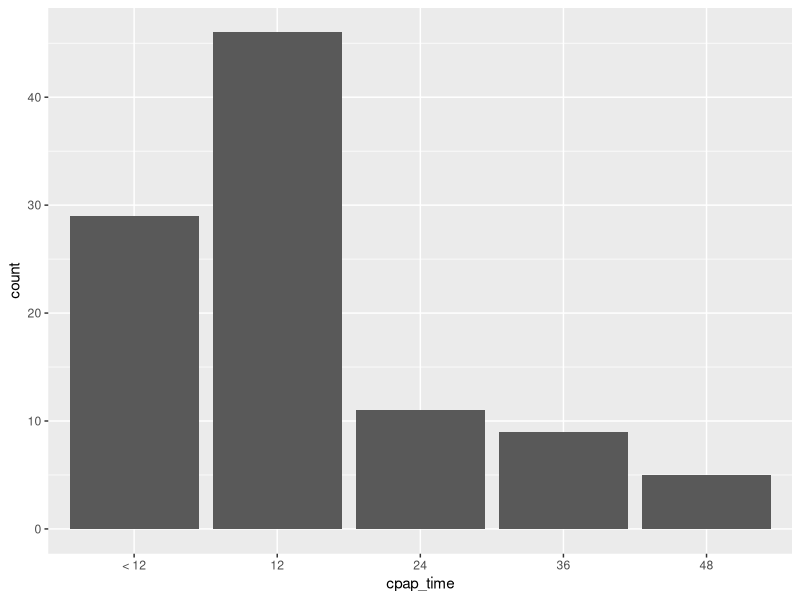
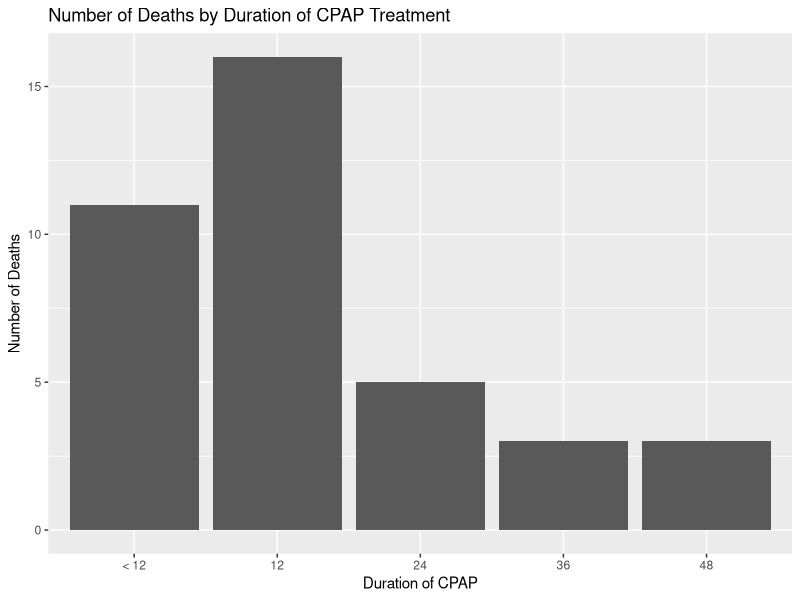

Recreate these plots in R, in order.
library(tidyverse)

# generate empty matrix:

dt <- 
  as.data.frame(matrix(nrow = 100, ncol = 12))


dt <- as_tibble(dt)

# rename columns:

dt <- 
  dt %>% 
  rename(pt_id = "V1")

dt <- 
  dt %>% 
  rename(x_at_0 = "V2",
         x_at_12 = "V3",
         elig_at_12 = "V4",
         R_at_12 = "V5",
         x_at_24 = "V6",
         elig_at_24 = "V7",
         R_at_24 = "V8",
         x_at_36 = "V9",
         elig_at_36 = "V10",
         R_at_36 = "V11",
         x_at_48 = "V12")

# fill patient IDs:

dt <- 
  dt %>% 
  mutate(pt_id = 1:100)

# make all patients on cpap at x = 0:

dt <- 
  dt %>% 
  mutate(x_at_0 = 0)

# make x_at_12 

dt <- 
  dt %>% 
  mutate(x_at_12 = 
           sample(0:2, 
                  # 0 = cpap
                  # 1 = IMV
                  # 2 = simple O2
                  prob = c(0.9, 0.25, 0.25), 
                  size = length(pt_id), 
                  replace = T))


# eligible for randomisation if on cpap at x_at_12

dt <- 
  dt %>% 
  mutate(elig_at_12 = if_else(x_at_12 == 0, T, F))


# if eligible = T, generate random nudge for next 12 hour period (1:1)

dt <- 
  dt %>% 
  mutate(R_at_12 = 
           ifelse(elig_at_12 == T, 
                  sample(0:1, size = sum(elig_at_12 == T), replace = T), 
                  NA))

# x_at_24 is determined by:
# 1. Does the nudge encourage action, or change the patient's current state i.e. nudge to IMV?
# 2. Does the clinician comply with the recommended nudge?
# 3. Does the patient state change irrespective of the nudge?
# 3. a. CPAP -> IMV (deterioration)
# 3. b. CPAP -> O (improvement)

# apply a series of assumptions:

# 1. That during the next 12 hour period, 10% of patients will deteriorate and require IMV
# 2. That 10% will improve and move to O
# 3. That clinicians will comply with the direction of the nudge 50% of the time (unobserved)

# first generate the patient state at 24 hours based on what would have happened if the clinician 
# had not intervened.  Then change the results to incorporate the proportion which would have had their
# state changed by the clinician following the nudge.

# Note - the timings are difficult here because the patient may change state independently before the
# clinician has an opportunity to act on the nudge.


# or maybe first consider the immediate result of the nudge which is where it requests positive action
# i.e. 0 -> 1, then the clinician must decide whether to comply or not.  This probably works better
# because the clinician has the first opportunity to apply the nudge or not and then a selection of the
# patients will deteriorate or get better following that.

# so first take all the pts where R_at_12 == 1 i.e. nudged to IMV.  
# assume 50% of these nudges will be complied with, therefore x_at_24 == 1:

dt <- 
  dt %>% 
  mutate(x_at_24 = 
           ifelse(R_at_12 == 1, 
                  sample(0:1, prob = c(0.5, 0.5), size = length(R_at_12 == 1), replace = T), 
                  NA))

# so pts eligible at x_12 have been randomised, then those randomised to 1, 50% go on to receive IMV due to the action 
# from the clinician.

# of those that were randomised to cpap AND those that were randomised to IMV but where the clinician ignored the nudge
# and they continued on cpap, a proportion will deteriorate, a proportion will improve, and the rest will stay the same 
# until the next review point.

# therefore the next step is to take the 50% where the nudge to IMV was not complied with and apply those proportions
# similarly, the same process needs to be done for the pts randomised to continue with cpap (R_at_12 == 0).

dt_1 <- 
  dt %>% 
  filter(R_at_12 == 1 & x_at_24 == 0) %>% # select the patients randomised to IMV where the clinician disregarded the nudge
  mutate(x_at_24 = sample(0:2, prob = c(0.8, 0.1, 0.1), size = length(x_at_24), replace = T)) %>%  # replace x_at_24 with a random
# outcome based on 80% likelihood of continuing cpap, 10% chance of deteriorating to IMV and 10% chance of improving to O.
  select(pt_id, x_at_24)

# join back to main table:

dt <- 
  dt %>% 
  left_join(dt_1, by = "pt_id")

# reduce down to a single x_at_24 column keeping the original 1s where the nudge was complied and replacing the non-compliers
# with the values from dt_1

dt <- 
  dt %>% 
  mutate(x_at_24.x = ifelse(R_at_12 == 1 & x_at_24.x == 0, x_at_24.y, x_at_24.x)) %>% 
  select(-x_at_24.y)

dt <- 
  dt %>% 
  rename(x_at_24 = "x_at_24.x")

# then apply the same logic to cases where patients were randomised to 0.
# the same conditions apply, either the clinician complies with nudge (continues cpap) or not (starts IMV)
# AND for the patients where the nudge is complied with the same probabilities can be applied for either deteriorating or
# improving or staying the same (10,10,80%).

# for now, keep the probability of nudge compliance the same (50%) although in reality there is likely to be a higher 
# probability of compliance with this end of the nudge as it is easier to continue CPAP and observe than it is to start IMV

# in reality, as we have discussed, this clinical decision is a continuous probability over the course of the entire shift,
# punctuated by moments where it is crystalised and expressed as decisions, on ward rounds for example.

# so take the pts randomised to 0 and apply the same 50:50 weighting to whether the nudge is complied with or not:

dt <- 
  dt %>% 
  mutate(x_at_24 = 
           ifelse(R_at_12 == 0, 
                  sample(0:1, prob = c(0.5, 0.5), size = length(R_at_12 == 0), replace = T), 
                  x_at_24))

# now take those who were randomised to 0, nudge complied with (x_at_24 currently == 0) and apply the same spectrum of 
# probabilities to "natural" change in state:

dt_1 <- 
  dt %>% 
  filter(R_at_12 == 0 & x_at_24 == 0) %>% # randomised to 0 and nudge complied with
  mutate(x_at_24 = sample(0:2, prob = c(0.8, 0.1, 0.1), size = length(x_at_24), replace = T)) %>%
  # 80% continue on CPAP
  # 10% improve to O
  # 10% deteriorate and receive IMV (even though the nudge was complied with initially)
  select(pt_id, x_at_24)

dt <- 
  dt %>% 
  left_join(dt_1, by = "pt_id")


dt <- 
  dt %>% 
  mutate(x_at_24.x = ifelse(R_at_12 == 0 & x_at_24.x == 0, x_at_24.y, x_at_24.x)) %>% 
  select(-x_at_24.y)

dt <- 
  dt %>% 
  rename(x_at_24 = "x_at_24.x")





# ======================================================================================================================= #
# ======================================================================================================================= #





# next chunk, eligibility at 24 hour randomisation point

# drop rows where eligible for randomisation at 12 hours == F i.e. patients have exited the study

dt2 <- 
  dt %>% 
  filter(elig_at_12 == T)

# eligible for randomisation if on cpap at x_at_24

dt2 <- 
  dt2 %>% 
  mutate(elig_at_24 = if_else(x_at_24 == 0, T, F))

# if eligible = T, generate random nudge for next 12 hour period (1:1)

dt2 <- 
  dt2 %>% 
  mutate(R_at_24 = 
           ifelse(elig_at_24 == T, 
                  sample(0:1, size = sum(elig_at_12 == T), replace = T), 
                  NA))
         
         

# again, assume a 50% compliance with the nudge and repeat the same processes for the IMV group first:

dt2 <- 
  dt2 %>% 
  mutate(x_at_36 = 
           ifelse(R_at_24 == 1, 
                  sample(0:1, prob = c(0.5, 0.5), size = length(R_at_24 == 1), replace = T), 
                  NA))

dt_1 <- 
  dt2 %>% 
  filter(R_at_24 == 1 & x_at_36 == 0) %>% # select the patients randomised to IMV where the clinician disregarded the nudge
  mutate(x_at_36 = sample(0:2, prob = c(0.8, 0.1, 0.1), size = length(x_at_36), replace = T)) %>%  # replace x_at_24 with a random
  # outcome based on 80% likelihood of continuing cpap, 10% chance of deteriorating to IMV and 10% chance of improving to O.
  select(pt_id, x_at_36)

dt2 <- 
  dt2 %>% 
  left_join(dt_1, by = "pt_id")

# reduce down to a single x_at_24 column keeping the original 1s where the nudge was complied and replacing the non-compliers
# with the values from dt_1

dt2 <- 
  dt2 %>% 
  mutate(x_at_36.x = ifelse(R_at_24 == 1 & x_at_36.x == 0, x_at_36.y, x_at_36.x)) %>% 
  select(-x_at_36.y)

dt2 <- 
  dt2 %>% 
  rename(x_at_36 = "x_at_36.x")

# again, take the pts randomised to 0 and apply the same 50:50 weighting to whether the nudge is complied with or not:

dt2 <- 
  dt2 %>% 
  mutate(x_at_36 = 
           ifelse(R_at_24 == 0, 
                  sample(0:1, prob = c(0.5, 0.5), size = length(R_at_24 == 0), replace = T), 
                  x_at_36))

# now take those who were randomised to 0, nudge complied with (x_at_24 currently == 0) and apply the same spectrum of 
# probabilities to "natural" change in state:

dt_1 <- 
  dt2 %>% 
  filter(R_at_24 == 0 & x_at_36 == 0) %>% # randomised to 0 and nudge complied with
  mutate(x_at_36 = sample(0:2, prob = c(0.8, 0.1, 0.1), size = length(x_at_36), replace = T)) %>%
  # 80% continue on CPAP
  # 10% improve to O
  # 10% deteriorate and receive IMV (even though the nudge was complied with initially)
  select(pt_id, x_at_36)

dt2 <- 
  dt2 %>% 
  left_join(dt_1, by = "pt_id")

dt2 <- 
  dt2 %>% 
  mutate(x_at_36.x = ifelse(R_at_24 == 0 & x_at_36.x == 0, x_at_36.y, x_at_36.x)) %>% 
  select(-x_at_36.y)

dt2 <- 
  dt2 %>% 
  rename(x_at_36 = "x_at_36.x")





# ======================================================================================================================= #
# ======================================================================================================================= #



# next chunk, eligibility at 36 hour randomisation point

# drop rows where eligible for randomisation at 24 hours == F i.e. patients have exited the study

dt3 <- 
  dt2 %>% 
  filter(elig_at_24 == T)

# eligible for randomisation if on cpap at x_at_24

dt3 <- 
  dt3 %>% 
  mutate(elig_at_36 = if_else(x_at_36 == 0, T, F))

# if eligible = T, generate random nudge for next 12 hour period (1:1)

dt3 <- 
  dt3 %>% 
  mutate(R_at_36 = 
           ifelse(elig_at_36 == T, 
                  sample(0:1, size = sum(elig_at_36 == T), replace = T), 
                  NA))



# again, assume a 50% compliance with the nudge and repeat the same processes for the IMV group first:

dt3 <- 
  dt3 %>% 
  mutate(x_at_48 = 
           ifelse(R_at_36 == 1, 
                  sample(0:1, prob = c(0.5, 0.5), size = length(R_at_36 == 1), replace = T), 
                  NA))

dt_1 <- 
  dt3 %>% 
  filter(R_at_36 == 1 & x_at_48 == 0) %>% # select the patients randomised to IMV where the clinician disregarded the nudge
  mutate(x_at_48 = sample(0:2, prob = c(0.8, 0.1, 0.1), size = length(x_at_48), replace = T)) %>%  # replace x_at_24 with a random
  # outcome based on 80% likelihood of continuing cpap, 10% chance of deteriorating to IMV and 10% chance of improving to O.
  select(pt_id, x_at_48)

dt3 <- 
  dt3 %>% 
  left_join(dt_1, by = "pt_id")

# reduce down to a single x_at_24 column keeping the original 1s where the nudge was complied and replacing the non-compliers
# with the values from dt_1

dt3 <- 
  dt3 %>% 
  mutate(x_at_48.x = ifelse(R_at_36 == 1 & x_at_48.x == 0, x_at_48.y, x_at_48.x)) %>% 
  select(-x_at_48.y)

dt3 <- 
  dt3 %>% 
  rename(x_at_48 = "x_at_48.x")

# again, take the pts randomised to 0 and apply the same 50:50 weighting to whether the nudge is complied with or not:

dt3 <- 
  dt3 %>% 
  mutate(x_at_48 = 
           ifelse(R_at_36 == 0, 
                  sample(0:1, prob = c(0.5, 0.5), size = length(R_at_36 == 0), replace = T), 
                  x_at_48))

# now take those who were randomised to 0, nudge complied with (x_at_24 currently == 0) and apply the same spectrum of 
# probabilities to "natural" change in state:

dt_1 <- 
  dt3 %>% 
  filter(R_at_36 == 0 & x_at_48 == 0) %>% # randomised to 0 and nudge complied with
  mutate(x_at_48 = sample(0:2, prob = c(0.8, 0.1, 0.1), size = length(x_at_48), replace = T)) %>%
  # 80% continue on CPAP
  # 10% improve to O
  # 10% deteriorate and receive IMV (even though the nudge was complied with initially)
  select(pt_id, x_at_48)

dt3 <- 
  dt3 %>% 
  left_join(dt_1, by = "pt_id")

dt3 <- 
  dt3 %>% 
  mutate(x_at_48.x = ifelse(R_at_36 == 0 & x_at_48.x == 0, x_at_48.y, x_at_48.x)) %>% 
  select(-x_at_48.y)

dt3 <- 
  dt3 %>% 
  rename(x_at_48 = "x_at_48.x")





# ======================================================================================================================= #
# ======================================================================================================================= #


# extract the individual pt states at each time point and combine:

x_at_n <- 
  dt %>% 
  select(pt_id, x_at_0, x_at_12, x_at_24)

dt2_x <- 
  dt2 %>% 
  select(pt_id, x_at_36)

dt3_x <- 
  dt3 %>% 
  select(pt_id, x_at_48)

x_at_n <- 
  x_at_n %>% 
  left_join(dt2_x, by = "pt_id") %>%
  left_join(dt3_x, by = "pt_id")


# add in crude outcome variable i.e. death at 14 days:

  # at this stage, do we want to try and artificially create the treatment effect we would like to see?
  # this could then be tinkered with to allow evaluation of different sample sizes?

  # try just doing a crude mortality outcome now, then create a variable for time to intubation or duration on cpap
  # then can just try a simple logistic regression at the end?

x_at_n <- 
  x_at_n %>% 
  mutate(outcome = sample(0:1, prob = c(0.6, 0.4), size = length(pt_id), replace = T)) 
# 0 == survived, 1 == died.  Start with a 40% mortality.

  # could make this more nuanced by assigning different probabilities dependent on different states
  # i.e. if you improve to 2 and exit the study your mortality is probably lower


# create cpap time variable:

x_at_n <- 
  x_at_n %>% 
  mutate(cpap_time = 
           case_when(x_at_48 == 0 ~ 48,
                     x_at_36 == 0 ~ 36,
                     x_at_24 == 0 ~ 24,
                     x_at_12 == 0 ~ 12))

x_at_n <- 
  x_at_n %>% 
  mutate(cpap_time = ifelse(is.na(cpap_time), "< 12", cpap_time))
          

x_at_n %>% 
  mutate(cpap_time = as.factor(cpap_time)) %>% 
  ggplot(aes(x = cpap_time)) +
  geom_bar()

x_at_n %>% 
  group_by(as.factor(cpap_time)) %>% 
  summarise(outcome = sum(outcome)) %>% 
  ggplot(aes(x = `as.factor(cpap_time)`, y = outcome)) +
  geom_col() +
  ylab("Number of Deaths") +
  xlab("Duration of CPAP") +
  ggtitle("Number of Deaths by Duration of CPAP Treatment")


# could maybe at this stage just do a survival analysis and stratify by duration of cpap?

# or glm?

model <- 
  glm(outcome ~ cpap_time, data = x_at_n)

summary(model)


# next steps:

# 1. Package together and automate (? how)
# 2. Define the right statistical test to apply at the end
# 3. Work out how to run multiple iterations
# 4. Simulate with different sample sizes, nudge compliance and treatment effect assumptions